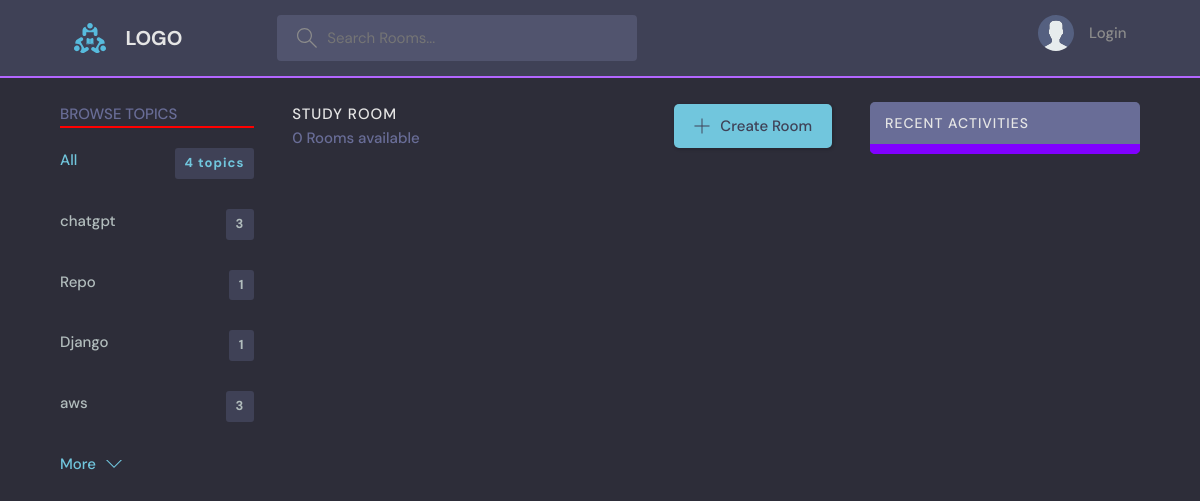
The page /?q=Java on the database as committed earlier.
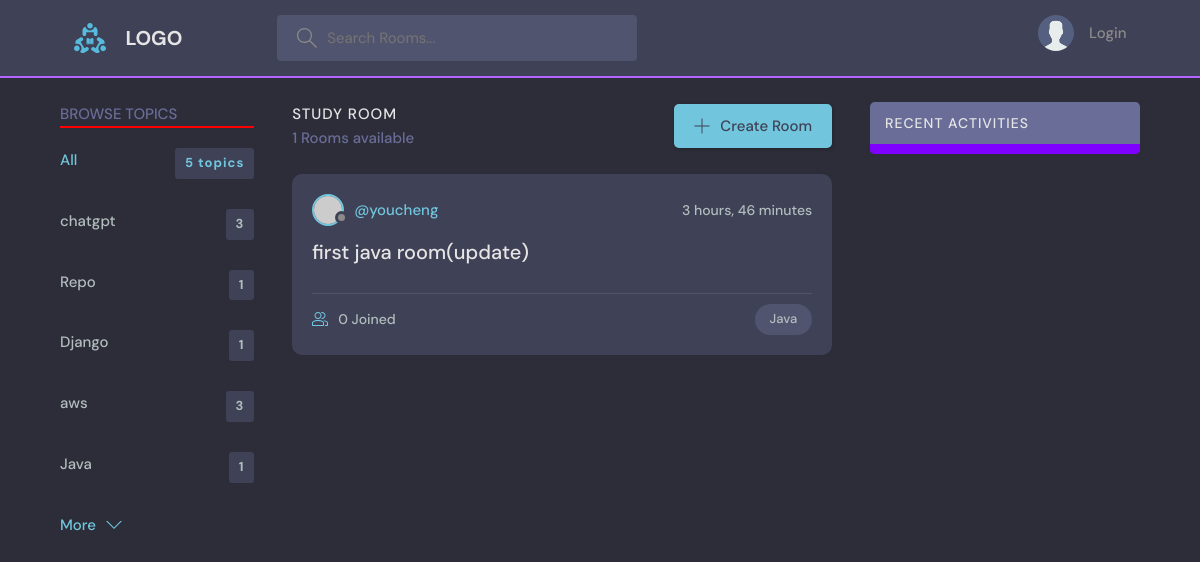
The same page on the database as committed later.
### base/models.py (models this page shows, shortened)
class Topic(models.Model):
    name = models.CharField(max_length=200)

class Room(models.Model): #Room 是 Topic 的child
    host = models.ForeignKey(User, on_delete=models.SET_NULL, null=True)
    topic = models.ForeignKey(Topic, on_delete=models.SET_NULL, null=True) #Class topic在上面，所以直接用，如果是在下面，要以字串'Topic'呼叫
    name = models.CharField(max_length=200)
    description = models.TextField(null=True, blank=True)
    participants = models.ManyToManyField(
        User, related_name='participants', blank=True) #前面用過User表格了，這裡要在取用另一個User表格，所以要related_name
    updated = models.DateTimeField(auto_now=True)
    created = models.DateTimeField(auto_now_add=True)
    class Meta:
       ordering = ['-updated', '-created']

### base/views.py (the view)
# urls.py: path('', views.home, name="home"),
def home(request):
    q = request.GET.get('q') if request.GET.get('q') != None else ''
    rooms = Room.objects.filter(
        Q(topic__name__icontains=q)| #filter parameter符合的topic，icontains使指打部分也能篩選
        Q(name__icontains=q)
        )
    topics = Topic.objects.all()[0:5]
    rooms_count  = rooms.count()
    room_messages = Message.objects.filter(Q(room__topic__name__icontains = q))
    context={'rooms': rooms,
             'topics':topics,
             'rooms_count':rooms_count,
             'room_messages':room_messages}
    return render (request, "base/home.html",context)

### base/templates/base/home.html (shortened to what this page needs)
{% extends 'main.html' %}
{% block content %}
    <main class="layout layout--3">
      <div class="container">
        {% include 'base/topics_component.html' %}
        <div class="roomList">
          <div class="roomList__header">
            <div>
              <h2>Study Room</h2>
              <p>{{rooms_count}} Rooms available</p>
            </div>
            <a class="btn btn--main" href="{% url 'create-room' %}">
              <svg version="1.1" xmlns="http://www.w3.org/2000/svg" width="32" height="32" viewBox="0 0 32 32">
                <title>add</title>
                <path
                  d="M16.943 0.943h-1.885v14.115h-14.115v1.885h14.115v14.115h1.885v-14.115h14.115v-1.885h-14.115v-14.115z"
                ></path>
              </svg>
              Create Room
            </a>
          </div>
        {% include 'base/feed_component.html' %}
        </div>
        {% include 'base/activity_component.html' %}
      </div>
{% endblock %}

### base/templates/base/topics_component.html
<div class="topics">
    <div class="topics__header">
      <h2>Browse Topics</h2>
      <hr color="red">
    </div>
    <ul class="topics__list">
      <li>
        <a href="{% url 'home' %}" class="active">All <span>{{topics.count}} topics</span></a>
      </li>
      {% for topic in topics %}
      <li>
        <a href="{% url 'home' %}?q={{topic.name}}">{{topic.name}} <span>{{topic.room_set.count}}</span></a>
      </li>
      {% endfor%}
    </ul>
    <a class="btn btn--link" href="{% url 'topics' %}">
      More
      <svg version="1.1" xmlns="http://www.w3.org/2000/svg" width="32" height="32" viewBox="0 0 32 32">
        <title>chevron-down</title>
        <path d="M16 21l-13-13h-3l16 16 16-16h-3l-13 13z"></path>
      </svg>
    </a>
  </div>

### base/templates/base/feed_component.html (shortened to what this page needs)
{% for room in rooms %}
<div class="roomListRoom">
    <div class="roomListRoom__header">
      <a href="{% url 'user-profile' room.host.id %}" class="roomListRoom__author">
        <div class="avatar avatar--small">
          <img src="https://randomuser.me/api/portraits/women/11.jpg" />
        </div>
        <span>@{{room.host.username}}</span>
      </a>
      <div class="roomListRoom__actions">
        <span>{{room.created|timesince}}</span>
      </div>
    </div>
    <div class="roomListRoom__content">
      <a href="{% url 'room' room.id %}">{{room.name}}</a>
    </div>
    <div class="roomListRoom__meta">
      <a href="{% url 'room' room.id %}" class="roomListRoom__joined">
        {{room.participants.all.count}} Joined
      </a>
      <p class="roomListRoom__topic">{{room.topic.name}}</p>
    </div>
  </div>
  {% endfor %}

Rows that differ between the two databases and show on the page:
added Topic: name "Java", room_set.count "1"
added Room: host.username "youcheng", created "3 hours, 46 minutes", name "first java room(update)", participants.all.count "0", topic.name "Java"
Other text that changed with them:
{{ topics.count }}: "4" → "5"
{{ rooms_count }}: "0" → "1"
